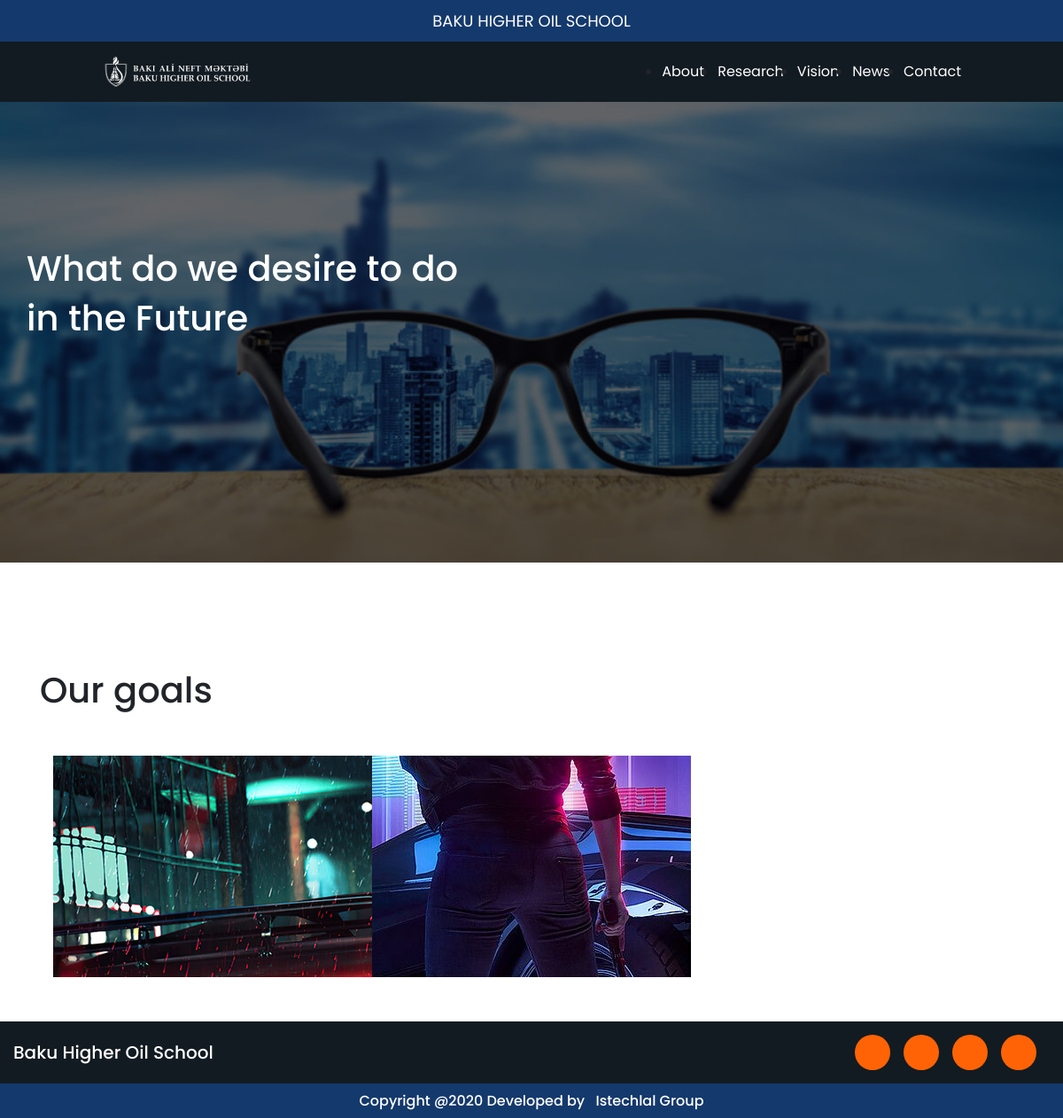
/vision/, run on the app's committed database.
### robotxapp/models.py (models this page shows, shortened)
class Vision(models.Model):
    head_statement = models.CharField(max_length = 60)
    second_row = models.CharField(blank=True, max_length = 60)
    thumbnail = models.ImageField(null=True, blank=True, upload_to='static/media/')
    goal_title_1 = models.CharField(max_length = 50)
    goal_content_1 = models.TextField(blank=True, max_length = 250)
    goal_image_1 = models.ImageField(null=True, blank=True, upload_to='static/media/')
    goal_title_2 = models.CharField(max_length = 50)
    goal_content_2 = models.TextField(blank=True, max_length = 250)
    goal_image_2 = models.ImageField(null=True, blank=True, upload_to='static/media/')
    goal_title_3 = models.CharField(max_length = 50)
    goal_content_3 = models.TextField(blank=True, max_length = 250)
    goal_image_3 = models.ImageField(null=True, blank=True, upload_to='static/media/')

### robotxapp/views.py (the view)
# urls.py: path('vision/', VisionView.as_view(), name='vision'),
class VisionView(TemplateView):
    def get(self, request, *args, **kwargs):
        template_name = 'vision.html'
        context = {
            'social': Social.objects.all(),
			'vision': Vision.objects.all(),
		}
        return render(request, template_name, context)

### templates/vision.html (shortened to what this page needs)
{% extends 'base.html'%}
{% block content %}
    <main>
        <section id="greeting" style="background-image: url({{vision.0.thumbnail.url}});">
            <div class="container">
                <div class="title">
                    <div class="row">
                        <h1>{{vision.0.head_statement}}</h2>
                    </div>
                    <div class="row">
                        <h1>{{vision.0.second_row}}</h2>
                    </div>
                </div>
            </div>
        </section>
        <section id="vision">
            <div class="container">
                <div class="section_header">
                    <h1>Our goals</h1>
                </div>
            </div>
            <div class="container">
                <div class="accordion">
                    <ul>
                      <li tabindex="1" style="background-image: url({{vision.0.goal_image_1.url}});">
                      </li>
                      <li tabindex="2" style="background-image: url({{vision.0.goal_image_2.url}});">
                      </li>
                      <li tabindex="3" style="background-image: url({{vision.0.goal_image_3.url}});">
                      </li>
                    </ul>
                  </div>
            </div>
        </section>
    </main>
    {% endblock content %}

### static/css/style.css (style rules this page uses)
body { font-family: "Poppins", sans-serif; }
body #greeting { height: 65vh; background-size: cover; background-position: center center; background-repeat: no-repeat; position: relative; background-attachment: fixed; }
body #greeting .title { display: -webkit-box; display: -ms-flexbox; display: flex; height: 55vh; display: flex; -webkit-box-orient: vertical; -webkit-box-direction: normal; -ms-flex-direction: column; flex-direction: column; -webkit-box-pack: center; -ms-flex-pack: center; justify-content: center; position: relative; color: white; }
body #greeting .title .row { display: none; }
body #greeting::before { position: absolute; content: ''; width: 100%; height: 100%; top: 0; left: 0; background-color: #010006; opacity: .60; }
body #vision { padding-top: 120px; }
body #vision .accordion { width: 100%; max-width: 1080px; height: 250px; overflow: hidden; margin: 50px auto; }
body #vision .accordion ul { width: 100%; display: table; table-layout: fixed; margin: 0; padding: 0; }
body #vision .accordion ul li { overflow: hidden; text-overflow: ellipsis; display: table-cell; vertical-align: bottom; position: relative; width: 16.666%; height: 250px; background-repeat: no-repeat; background-position: center center; -webkit-transition: all 500ms ease; transition: all 500ms ease; }

### data on the page
Vision: thumbnail (picture), head_statement "What do we desire to do", second_row "in the Future", goal_image_1 (picture), goal_image_2 (picture)
